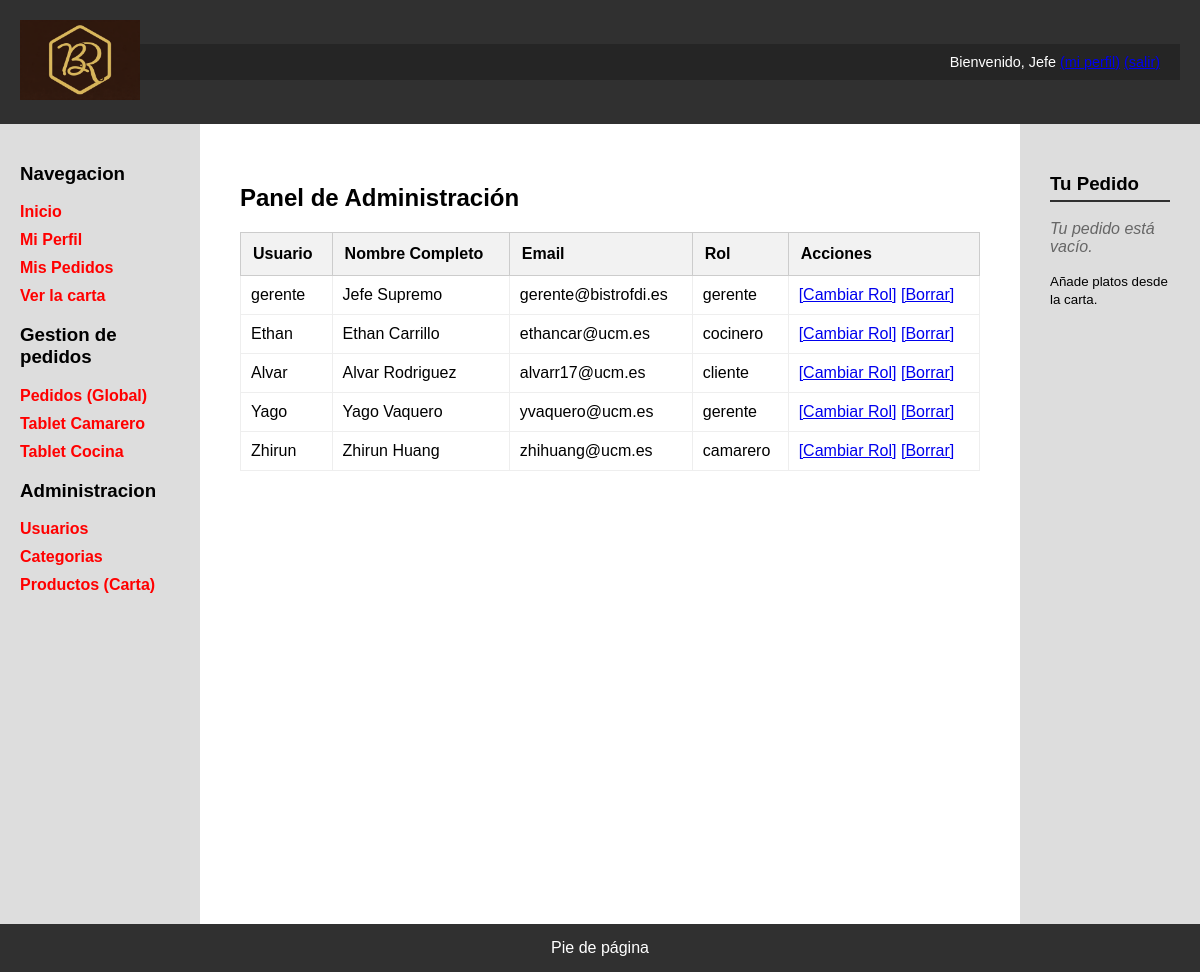
Page /admin_usuarios.php (signed in) on the committed database.
### tables this page shows
CREATE TABLE `usuarios` (
  `id` int(11) NOT NULL,
  `nombreUsuario` varchar(30) NOT NULL,
  `password` varchar(70) NOT NULL,
  `avatar` varchar(255) DEFAULT 'default.png',
  `nombre` varchar(50) NOT NULL,
  `apellidos` varchar(100) NOT NULL,
  `email` varchar(100) NOT NULL,
  `rol` int(11) NOT NULL DEFAULT 1
);

CREATE TABLE `roles` (
  `id` int(11) NOT NULL,
  `nombre` varchar(15) NOT NULL
);

### admin_usuarios.php (the view, shortened to what this page needs)
<?php
if (!isset($_SESSION['esAdmin']) || !$_SESSION['esAdmin']) {
    $contenidoPrincipal = "<h1>Acceso Denegado</h1><p>Solo el Gerente puede ver esto.</p>";
} else {
    $conn = Aplicacion::getInstance()->getConexionBd();
    $query = "SELECT U.id, U.nombreUsuario, U.nombre, U.apellidos, U.email, R.nombre AS nombreRol
              FROM usuarios U
              JOIN roles R ON U.rol = R.id";
    $rs = $conn->query($query);
    $filas = "";
    while ($fila = $rs->fetch_assoc()) {
        $idU = $fila['id'];
        $nombreRol = $fila['nombreRol'];
        $filas .= <<<EOS
            <tr>
                <td>{$fila['nombreUsuario']}</td>
                <td>{$fila['nombre']} {$fila['apellidos']}</td>
                <td>{$fila['email']}</td>
                <td>$nombreRol</td>
                <td>
                    <a href="editar_usuario.php?id=$idU">[Cambiar Rol]</a>
                    <a href="borrar_usuario.php?id=$idU" onclick="return confirm('¿Estás seguro?')">[Borrar]</a>
                </td>
            </tr>
EOS;
    }
    $contenidoPrincipal = <<<EOS
        <h1>Panel de Administración</h1>
        <table border="1">
            <thead>
                <tr>
                    <th>Usuario</th><th>Nombre Completo</th><th>Email</th><th>Rol</th><th>Acciones</th>
                </tr>
            </thead>
            <tbody>$filas</tbody>
        </table>
EOS;
}
require 'includes/vistas/plantillas/plantilla.php';

### CSS/estilo.css (style rules this page uses)
body { background-color: #CDCDCD; margin: 0; font-family: Arial, sans-serif; }
table { width: 100%; border-collapse: collapse; margin-top: 20px; }
th { background-color: #f2f2f2; padding: 12px; border: 1px solid #ccc; text-align: left; }
td { padding: 10px; border: 1px solid #eee; }

### rows in the picture
usuarios: nombreUsuario "gerente", nombre "Jefe", apellidos "Supremo", email "gerente@bistrofdi.es", roles.nombre "gerente"
usuarios: nombreUsuario "Ethan", nombre "Ethan", apellidos "Carrillo", email "ethancar@ucm.es", roles.nombre "cocinero"
usuarios: nombreUsuario "Alvar", nombre "Alvar", apellidos "Rodriguez", email "alvarr17@ucm.es", roles.nombre "cliente"
usuarios: nombreUsuario "Yago", nombre "Yago", apellidos "Vaquero", email "yvaquero@ucm.es", roles.nombre "gerente"
usuarios: nombreUsuario "Zhirun", nombre "Zhirun", apellidos "Huang", email "zhihuang@ucm.es", roles.nombre "camarero"

### other values in the picture
$_SESSION['nombre'] "Jefe"
